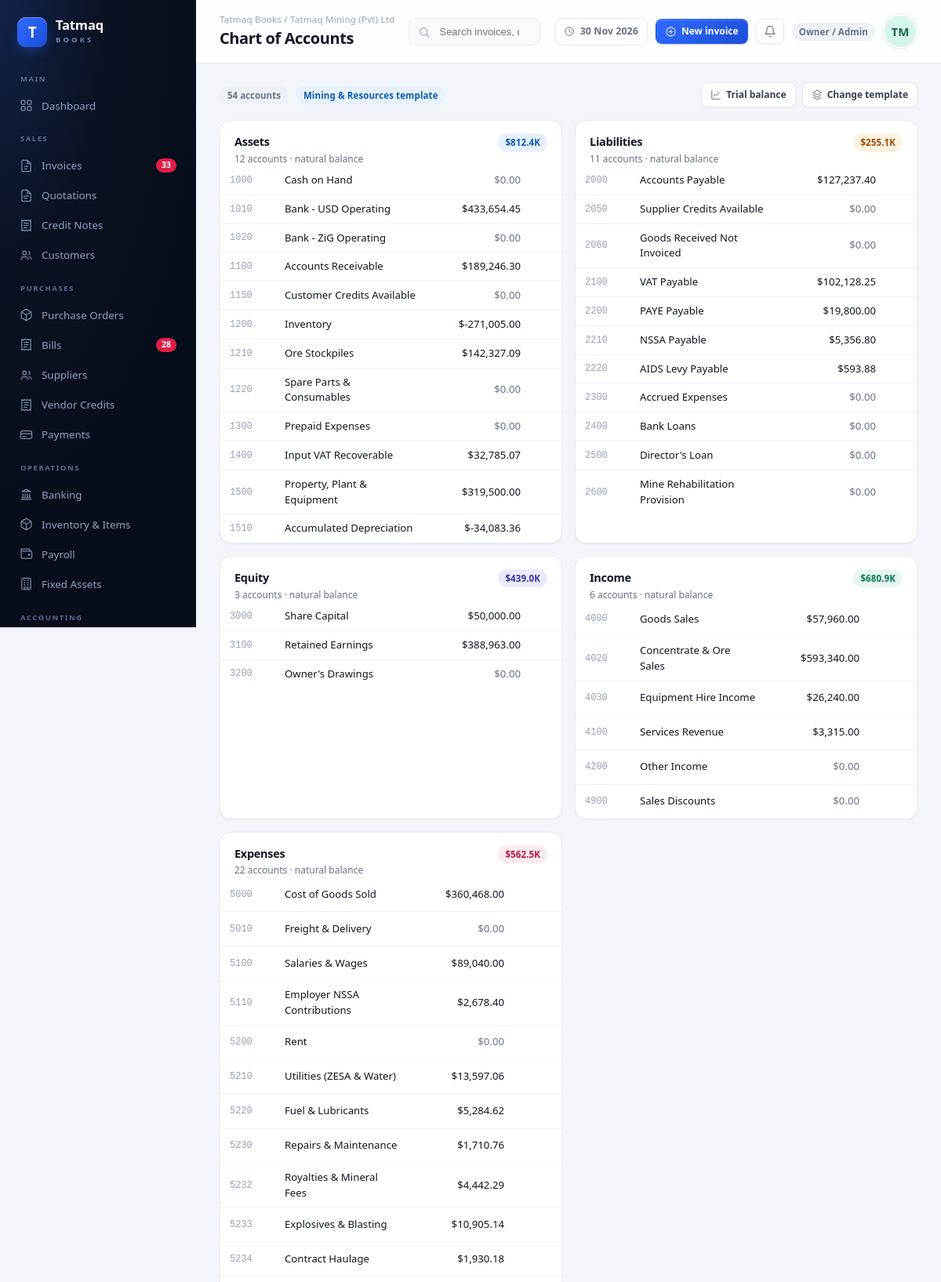
Page /accounts (signed in, upper part) on the committed database.
### tables this page shows
CREATE TABLE companies(
 id INTEGER PRIMARY KEY, name TEXT, industry TEXT, currency TEXT DEFAULT 'USD', symbol TEXT DEFAULT '$',
 tax_name TEXT DEFAULT 'VAT', tax_rate REAL DEFAULT 15, address TEXT, email TEXT, phone TEXT,
 fiscal_start TEXT, created_at TEXT);

CREATE TABLE users(
 id INTEGER PRIMARY KEY, company_id INT, name TEXT, email TEXT, role TEXT, status TEXT,
 password_hash TEXT, last_login TEXT, created_at TEXT);

CREATE TABLE accounts(
 id INTEGER PRIMARY KEY, company_id INT, code TEXT, name TEXT, type TEXT, subtype TEXT,
 is_active INT DEFAULT 1);

### app.py (the view)
@app.route("/accounts")
def accounts_page():
    c = company()
    amap = A.acct_by_code(conn(), c["id"])
    bal = A.account_balances(conn(), c["id"])
    groups = {"asset": [], "liability": [], "equity": [], "income": [], "expense": []}
    for code, a in sorted(amap.items()):
        v = bal.get(a["id"], 0)
        natural = v if a["type"] in ("asset", "expense") else -v
        groups[a["type"]].append({**a, "balance": natural})
    labels = {"asset": "Assets", "liability": "Liabilities", "equity": "Equity",
              "income": "Income", "expense": "Expenses"}
    return render_template("accounts.html", groups=groups, labels=labels, title="Chart of Accounts")

### analytics.py (called while the page is built)
def acct_by_code(conn, cid):
    return {r["code"]: dict(r) for r in conn.execute("SELECT * FROM accounts WHERE company_id=?", (cid,))}

def account_balances(conn, cid):
    rows = conn.execute("""SELECT jl.account_id, SUM(jl.debit) dr, SUM(jl.credit) cr
        FROM journal_lines jl JOIN journal_entries je ON je.id=jl.entry_id
        WHERE je.company_id=? GROUP BY jl.account_id""", (cid,)).fetchall()
    return {r["account_id"]: (r["dr"] or 0) - (r["cr"] or 0) for r in rows}

### app.py (called while the page is built, shortened)
@app.before_request
def _guard():
    if request.endpoint is None or request.endpoint in PUBLIC_ENDPOINTS:
        return None
    ident, source = auth.resolve_identity()
    if not ident:
        if request.path.startswith("/api/"):
            return jsonify({"error": "unauthorised"}), 401
        return redirect(url_for("login", next=request.path))
    g.ident = ident
    g.perms = auth.permissions(ident["role"])
    return None

def conn():
    if "conn" not in g:
        g.conn = db.connect()
    return g.conn

@app.teardown_appcontext
def close_conn(exc):
    c = g.pop("conn", None)
    if c is not None:
        c.close()

def company():
    if "company_row" not in g:
        g.company_row = conn().execute("SELECT * FROM companies WHERE id=?",
                                       (g.ident["company_id"],)).fetchone()
    return g.company_row

@app.context_processor
def inject():
    ident = getattr(g, "ident", None)
    perms = getattr(g, "perms", None)
    c = company()
    overdue = conn().execute("""SELECT COUNT(*) c FROM invoices WHERE company_id=?
        AND total-amount_paid>0.01 AND due_date<?""", (c["id"], str(date.today()))).fetchone()["c"]
    bills_over = conn().execute("""SELECT COUNT(*) c FROM bills WHERE company_id=?
        AND total-amount_paid>0.01 AND due_date<?""", (c["id"], str(date.today()))).fetchone()["c"]
    return dict(company=dict(c), profiles=db.PROFILES, now=date.today(),
                overdue_count=overdue, bills_overdue_count=bills_over,
                status_of=status_of, nav_path=request.path, ident=ident, perms=perms,
                roles=auth.ROLES)

@app.template_filter("money")
def f_money(v, dec=2):
    try:
        v = float(v or 0)
    except Exception:
        return v
    return f"{'-' if v < 0 else ''}{abs(v):,.{dec}f}"

@app.template_filter("ddate")
def f_date(v):
    if not v:
        return ""
    try:
        return date.fromisoformat(str(v)[:10]).strftime("%d %b %Y")
    except Exception:
        return v

### templates/accounts.html
{% extends "base.html" %}
{% from "_icons.html" import icon %}
{% block content %}
{% set sym = company.symbol %}
<div class="toolbar">
  <span class="count-pill">{{ groups.values()|map('length')|sum }} accounts</span>
  <span class="chip chip-info">{{ profiles[company.industry].label }} template</span>
  <div style="margin-left:auto;display:flex;gap:8px">
    <a class="btn soft sm" href="/reports/tb">{{ icon('chart', 14) }} Trial balance</a>
    <a class="btn soft sm" href="/setup">{{ icon('layers', 14) }} Change template</a>
  </div>
</div>
<div class="dash-grid g2">
{% for typ, label in labels.items() %}
  <div class="card">
    <div class="card-h">
      <div><h3>{{ label }}</h3><div class="sub">{{ groups[typ]|length }} accounts · natural balance</div></div>
      <div class="card-actions">
        <span class="chip {{ {'asset':'chip-info','liability':'chip-warn','equity':'chip-dark','income':'chip-good','expense':'chip-bad'}[typ] }}">
          {{ sym }}{{ groups[typ]|sum(attribute='balance')|compact }}
        </span>
      </div>
    </div>
    <div class="tbl-wrap">
      <table class="tbl compact">
        <tbody>
        {% for a in groups[typ] %}
          <tr>
            <td class="mono faint" style="width:70px">{{ a.code }}</td>
            <td>{{ a.name }}</td>
            <td class="num {{ 'muted' if a.balance == 0 }}" style="width:130px">{{ sym }}{{ a.balance|money }}</td>
            <td style="width:40px" class="right">
              {% if typ in ['income','expense'] %}<a class="btn ghost sm" href="/reports/gl?account_id={{ a.id }}" title="Ledger">{{ icon('eye', 13) }}</a>{% endif %}
            </td>
          </tr>
        {% endfor %}
        </tbody>
      </table>
    </div>
  </div>
{% endfor %}
</div>
{% endblock %}

### templates/base.html (shortened to what this page needs)
<!doctype html>
<html lang="en">
<head>
<link rel="stylesheet" href="{{ url_for('static', filename='style.css') }}">
</head>
<body>
{% from "_icons.html" import icon %}
{% set p = nav_path %}
<div class="shell">
  <aside class="sidebar">
    <a class="brand" href="/">
      <div class="brand-mark">T</div>
      <div>
        <div class="brand-name">Tatmaq</div>
        <div class="brand-sub">BOOKS</div>
      </div>
    </a>
    <nav>
      <div class="nav-sec">Main</div>
      <a class="nav-item {{ 'active' if p == '/' }}" href="/">{{ icon('grid',17) }} Dashboard</a>
      <div class="nav-sec">Sales</div>
      <a class="nav-item {{ 'active' if p.startswith('/invoices') }}" href="/invoices">
        {{ icon('file',17) }} Invoices
        {% if overdue_count %}<span class="nav-badge">{{ overdue_count }}</span>{% endif %}
      </a>
      <a class="nav-item {{ 'active' if p.startswith('/quotes') }}" href="/quotes">{{ icon('quote',17) }} Quotations</a>
      <a class="nav-item {{ 'active' if p.startswith('/credit-notes') }}" href="/credit-notes">{{ icon('receipt',17) }} Credit Notes</a>
      <a class="nav-item {{ 'active' if p.startswith('/contacts') and request.args.get('tab','customer') == 'customer' }}" href="/contacts?tab=customer">{{ icon('users',17) }} Customers</a>
      {% if perms.full_view %}<div class="nav-sec">Purchases</div>
      <a class="nav-item {{ 'active' if p.startswith('/purchase-orders') }}" href="/purchase-orders">{{ icon('box',17) }} Purchase Orders</a>
      <a class="nav-item {{ 'active' if p.startswith('/bills') }}" href="/bills">
        {{ icon('receipt',17) }} Bills
        {% if bills_overdue_count %}<span class="nav-badge">{{ bills_overdue_count }}</span>{% endif %}
      </a>
      <a class="nav-item {{ 'active' if p.startswith('/contacts') and request.args.get('tab') == 'vendor' }}" href="/contacts?tab=vendor">{{ icon('users',17) }} Suppliers</a>
      <a class="nav-item {{ 'active' if p.startswith('/vendor-credits') }}" href="/vendor-credits">{{ icon('receipt',17) }} Vendor Credits</a>
      <a class="nav-item {{ 'active' if p.startswith('/payments') }}" href="/payments">{{ icon('card',17) }} Payments</a>
      {% endif %}
      <div class="nav-sec">Operations</div>
      {% if perms.full_view %}
      <a class="nav-item {{ 'active' if p.startswith('/banking') }}" href="/banking">{{ icon('bank',17) }} Banking</a>
      {% endif %}
      <a class="nav-item {{ 'active' if p.startswith('/inventory') }}" href="/inventory">{{ icon('box',17) }} Inventory &amp; Items</a>
      {% if perms.full_view %}
      <a class="nav-item {{ 'active' if p.startswith('/payroll') }}" href="/payroll">{{ icon('wallet',17) }} Payroll</a>
      <a class="nav-item {{ 'active' if p.startswith('/assets') }}" href="/assets">{{ icon('building',17) }} Fixed Assets</a>
      {% endif %}
      <div class="nav-sec">Accounting</div>
    </nav>
        {% set ind = profiles[company.industry] %}
  </aside>
  <div class="main">
    <header class="topbar">
      <div class="page-id">
        <div class="crumb">Tatmaq Books / {{ company.name }}</div>
        <h1>{{ title }}</h1>
      </div>
      <form class="searchbar" action="/invoices" method="get">
        {{ icon('search', 16) }}
        <input type="search" name="q" placeholder="Search invoices, quotations, customers…" value="{{ request.args.get('q','') }}">
      </form>
      <div class="top-actions">
        <span class="chip-date">{{ icon('clock', 14) }} {{ now.strftime('%d %b %Y') }}</span>
        {% if perms.write %}<a class="btn sm" href="/invoices/new">{{ icon('plus', 15) }} New invoice</a>{% endif %}
        <a href="/invoices?status=overdue" title="Alerts" class="btn soft sm" style="padding:7px 9px">
          {{ icon('bell', 16) }}
        </a>
        <span class="chip {{ 'chip-info' if perms.is_demo else 'chip-muted' }}" style="white-space:nowrap">{{ perms.role_label }}</span>
        <a class="avatar lg" href="/settings" title="{{ ident.name }} · {{ perms.role_label }}"
           style="background:hsl(160 60% 90%);color:hsl(160 55% 26%)">{{ ident.name|initials }}</a>
      </div>
    </header>
    <main class="content">
      {% block content %}{% endblock %}
    </main>
  </div>
</div>
</body>
</html>

### templates/_icons.html (shortened to what this page needs)
{% macro icon(name, size=18, cls='') -%}
<svg class="ic {{ cls }}" width="{{ size }}" height="{{ size }}" viewBox="0 0 24 24" fill="none"
     stroke="currentColor" stroke-width="1.7" stroke-linecap="round" stroke-linejoin="round" aria-hidden="true">{{ paths.get(name, paths['grid'])|safe }}</svg>
{%- endmacro %}

### rows in the picture
companies: name "Tatmaq Mining (Pvt) Ltd", industry "Mining & Resources"
users: name|initials "TM"
accounts: code "1000", name "Cash on Hand", sym "$", balance "0.00"
accounts: code "1010", name "Bank - USD Operating", sym "$", balance "433,654.45"
accounts: code "1020", name "Bank - ZiG Operating", sym "$", balance "0.00"
accounts: code "1100", name "Accounts Receivable", sym "$", balance "189,246.30"
accounts: code "1150", name "Customer Credits Available", sym "$", balance "0.00"
accounts: code "1200", name "Inventory", sym "$", balance "-271,005.00"
accounts: code "1210", name "Ore Stockpiles", sym "$", balance "142,327.09"
accounts: code "1220", name "Spare Parts & Consumables", sym "$", balance "0.00"
accounts: code "1300", name "Prepaid Expenses", sym "$", balance "0.00"
accounts: code "1400", name "Input VAT Recoverable", sym "$", balance "32,785.07"
accounts: code "1500", name "Property, Plant & Equipment", sym "$", balance "319,500.00"
accounts: code "1510", name "Accumulated Depreciation", sym "$", balance "-34,083.36"
accounts: code "2000", name "Accounts Payable", sym "$", balance "127,237.40"
accounts: code "2050", name "Supplier Credits Available", sym "$", balance "0.00"
accounts: code "2060", name "Goods Received Not Invoiced", sym "$", balance "0.00"
accounts: code "2100", name "VAT Payable", sym "$", balance "102,128.25"
accounts: code "2200", name "PAYE Payable", sym "$", balance "19,800.00"
accounts: code "2210", name "NSSA Payable", sym "$", balance "5,356.80"
accounts: code "2220", name "AIDS Levy Payable", sym "$", balance "593.88"
accounts: code "2300", name "Accrued Expenses", sym "$", balance "0.00"
accounts: code "2400", name "Bank Loans", sym "$", balance "0.00"
accounts: code "2500", name "Director's Loan", sym "$", balance "0.00"
accounts: code "2600", name "Mine Rehabilitation Provision", sym "$", balance "0.00"
accounts: code "3000", name "Share Capital", sym "$", balance "50,000.00"
accounts: code "3100", name "Retained Earnings", sym "$", balance "388,963.00"
accounts: code "3200", name "Owner's Drawings", sym "$", balance "0.00"
accounts: code "4000", name "Goods Sales", sym "$", balance "57,960.00", {{ size }} 13 (drawn)
accounts: code "4020", name "Concentrate & Ore Sales", sym "$", balance "593,340.00", {{ size }} 13 (drawn)
accounts: code "4030", name "Equipment Hire Income", sym "$", balance "26,240.00", {{ size }} 13 (drawn)
accounts: code "4100", name "Services Revenue", sym "$", balance "3,315.00", {{ size }} 13 (drawn)
accounts: code "4200", name "Other Income", sym "$", balance "0.00", {{ size }} 13 (drawn)
accounts: code "4900", name "Sales Discounts", sym "$", balance "0.00", {{ size }} 13 (drawn)
accounts: code "5000", name "Cost of Goods Sold", sym "$", balance "360,468.00", {{ size }} 13 (drawn)
accounts: code "5010", name "Freight & Delivery", sym "$", balance "0.00", {{ size }} 13 (drawn)
accounts: code "5100", name "Salaries & Wages", sym "$", balance "89,040.00", {{ size }} 13 (drawn)
accounts: code "5110", name "Employer NSSA Contributions", sym "$", balance "2,678.40", {{ size }} 13 (drawn)
accounts: code "5200", name "Rent", sym "$", balance "0.00", {{ size }} 13 (drawn)
accounts: code "5210", name "Utilities (ZESA & Water)", sym "$", balance "13,597.06", {{ size }} 13 (drawn)
accounts: code "5220", name "Fuel & Lubricants", sym "$", balance "5,284.62", {{ size }} 13 (drawn)
accounts: code "5230", name "Repairs & Maintenance", sym "$", balance "1,710.76", {{ size }} 13 (drawn)
accounts: code "5232", name "Royalties & Mineral Fees", sym "$", balance "4,442.29", {{ size }} 13 (drawn)
accounts: code "5233", name "Explosives & Blasting", sym "$", balance "10,905.14", {{ size }} 13 (drawn)
accounts: code "5234", name "Contract Haulage", sym "$", balance "1,930.18", {{ size }} 13 (drawn)

### other values in the picture
{{ overdue_count }} "33"
{{ bills_overdue_count }} "28"
{{ title }} "Chart of Accounts"
{{ perms.role_label }} "Owner / Admin"
{{ groups.values()|map('length')|sum }} "54"
{{ label }} "Assets" "Liabilities" "Equity" "Income" "Expenses"
{{ groups[typ]|length }} "12" "11" "3" "6" "22"
{{ sym }} "$" "$" "$" "$" "$"
{{ groups[typ]|sum(attribute='balance')|compact }} "812.4K" "255.1K" "439.0K" "680.9K" "562.5K"
